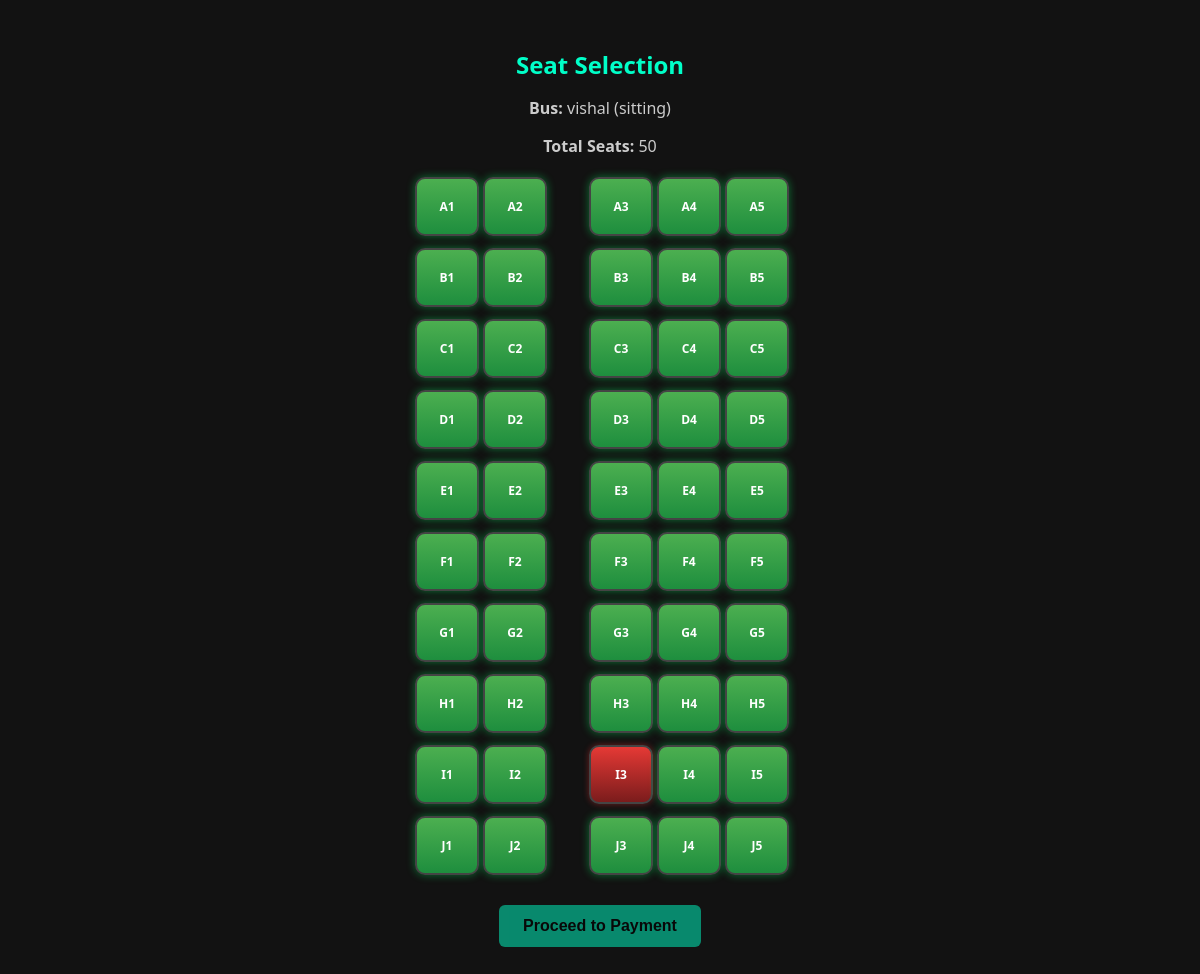
The page /seat_selection.php?bus_id=3 on the database its author committed.
### tables this page shows
CREATE TABLE `buses` (
  `id` int(11) NOT NULL,
  `name` varchar(255) NOT NULL,
  `type` varchar(50) NOT NULL,
  `timing` time NOT NULL,
  `date` date DEFAULT NULL,
  `total_seats` int(11) NOT NULL,
  `is_deleted` tinyint(1) DEFAULT 0,
  `is_edited` tinyint(1) DEFAULT 0,
  `is_completed` tinyint(1) DEFAULT 0,
  `is_canceled` tinyint(1) DEFAULT 0,
  `maintenance_log` text DEFAULT NULL,
  `amount_per_seat` decimal(10,2) NOT NULL DEFAULT 0.00,
  `source` varchar(255) NOT NULL,
  `destination` varchar(255) NOT NULL
);

### seat_selection.php (the view, shortened to what this page needs)
<?php
include 'db.php';
$bus_id = intval($_GET['bus_id']);
$bus_query = $conn->prepare("SELECT name, type, total_seats FROM buses WHERE id = ?");
$bus_query->bind_param("i", $bus_id);
$bus_query->execute();
$bus_result = $bus_query->get_result();
$bus = $bus_result->fetch_assoc();
$total_seats = $bus['total_seats'];
$booked_seats_query = $conn->prepare("SELECT seat_number FROM bookings WHERE bus_id = ?");
$booked_seats_query->bind_param("i", $bus_id);
$booked_seats_query->execute();
$booked_seats_result = $booked_seats_query->get_result();
$booked_seats = [];
while ($row = $booked_seats_result->fetch_assoc()) {
    $booked_seats[] = $row['seat_number'];
}
function renderSeat($rowChar, $num, $booked_seats) {
    $seat_label = $rowChar . $num;
    $seat_class = in_array($seat_label, $booked_seats) ? "booked" : "available";
    $disabled = in_array($seat_label, $booked_seats);
    echo "<div class='seat $seat_class' title='Seat $seat_label' data-seat='$seat_label'>";
    if (!$disabled) {
        echo "<label for='$seat_label'>$seat_label</label>";
    } else {
        echo "<span>$seat_label</span>";
    }
    echo "</div>";
}
?>
<!DOCTYPE html>
<html lang="en">
<head>
</head>
<body>
<h2>Seat Selection</h2>
<p><strong>Bus:</strong> <?php echo htmlspecialchars($bus['name']) . " (" . htmlspecialchars($bus['type']) . ")" ?></p>
<p><strong>Total Seats:</strong> <?php echo htmlspecialchars($total_seats); ?></p>
<form id="seatForm" action="payment.php" method="POST">
    <div class="bus-layout">
        <?php
        $seats_per_row = 5;
        $row_count = ceil($total_seats / $seats_per_row);
        $seat_number = 1;
        for ($r = 0; $r < $row_count; $r++) {
            $rowChar = chr(65 + $r);
            echo "<div class='row'>";
            for ($i = 0; $i < 2; $i++) {
                if ($seat_number <= $total_seats) {
                    renderSeat($rowChar, $i + 1, $booked_seats);
                    $seat_number++;
                } else {
                    echo "<div></div>";
                }
            }
            for ($i = 2; $i < 5; $i++) {
                if ($seat_number <= $total_seats) {
                    renderSeat($rowChar, $i + 1, $booked_seats);
                    $seat_number++;
                } else {
                    echo "<div></div>";
                }
            }
            echo "</div>";
        }
        ?>
    </div>
    <button type="submit" id="confirm-btn" disabled>Proceed to Payment</button>
</form>
</body>
</html>

### seat_selection.php (style rules this page uses)
body { font-family: 'Segoe UI', sans-serif; background: #121212; color: #ffffff; padding: 20px; text-align: center; }
h2 { margin-bottom: 10px; color: #00ffc8; }
.bus-layout { display: flex; flex-direction: column; gap: 12px; align-items: center; margin-top: 20px; }
.row { display: grid; grid-template-columns: repeat(2, 60px) 30px repeat(3, 60px); gap: 8px; align-items: center; }
.seat { width: 60px; height: 55px; border-radius: 10px; border: 2px solid #444; display: flex; justify-content: center; align-items: center; position: relative; font-weight: bold; font-size: 12px; color: white; transition: all 0.3s ease-in-out; }
.seat.available { background: linear-gradient(to top, #1e8e3e, #4CAF50); cursor: pointer; box-shadow: 0 0 8px rgba(0, 255, 100, 0.4); }
.seat.available label { cursor: pointer; width: 100%; height: 100%; text-align: center; line-height: 55px; display: block; }
.seat.booked { background: linear-gradient(to top, #7b1c1c, #e53935); cursor: not-allowed; box-shadow: 0 0 6px rgba(255, 50, 50, 0.4); }
.seat.booked span { width: 100%; line-height: 55px; }
button { padding: 12px 24px; font-size: 16px; margin-top: 30px; border: none; border-radius: 6px; background-color: #00ffc8; color: #000; font-weight: bold; opacity: 0.5; cursor: not-allowed; transition: 0.3s ease; }
p { font-size: 16px; color: #cccccc; }

### rows shown on the page
buses: name "vishal", type "sitting", total_seats "50"

### other values the page prints
$seat_label "A1"
$seat_label "A2"
$seat_label "A3"
$seat_label "A4"
$seat_label "A5"
$seat_label "B1"
$seat_label "B2"
$seat_label "B3"
$seat_label "B4"
$seat_label "B5"
$seat_label "C1"
$seat_label "C2"
$seat_label "C3"
$seat_label "C4"
$seat_label "C5"
